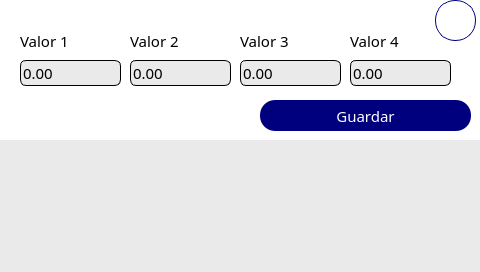
<?xml version="1.0" encoding="UTF-8"?>
<ui version="4.0">
 <class>MainWindow</class>
 <widget class="QMainWindow" name="MainWindow">
  <property name="geometry">
   <rect>
    <x>0</x>
    <y>0</y>
    <width>480</width>
    <height>272</height>
   </rect>
  </property>
  <property name="windowTitle">
   <string>MainWindow</string>
  </property>
  <property name="styleSheet">
   <string notr="true">background-color: white;
font: 11pt Poppins;</string>
  </property>
  <widget class="QWidget" name="centralwidget">
   <property name="styleSheet">
    <string notr="true"/>
   </property>
   <widget class="QPushButton" name="backBtn">
    <property name="geometry">
     <rect>
      <x>435</x>
      <y>0</y>
      <width>41</width>
      <height>41</height>
     </rect>
    </property>
    <property name="styleSheet">
     <string notr="true">	height: 40px;
	border-radius: 20px;
	border: 1px solid #00007f;
	background-color: white;
	color: #00007f;
	font-weight: 500;
	font-size: 16px;</string>
    </property>
    <property name="text">
     <string/>
    </property>
   </widget>
   <widget class="QWidget" name="widgetKeyboard" native="true">
    <property name="geometry">
     <rect>
      <x>0</x>
      <y>140</y>
      <width>480</width>
      <height>135</height>
     </rect>
    </property>
    <property name="styleSheet">
     <string notr="true">background-color: rgb(234, 234, 234);</string>
    </property>
   </widget>
   <widget class="QPushButton" name="saveBtn">
    <property name="geometry">
     <rect>
      <x>260</x>
      <y>100</y>
      <width>211</width>
      <height>31</height>
     </rect>
    </property>
    <property name="styleSheet">
     <string notr="true">border-radius: 20px;
background-color: #00007f;
color: white;
border: none;
border-radius: 15px;
font-size: 11pt;
</string>
    </property>
    <property name="text">
     <string>Guardar</string>
    </property>
   </widget>
   <widget class="QLabel" name="label">
    <property name="geometry">
     <rect>
      <x>20</x>
      <y>30</y>
      <width>61</width>
      <height>21</height>
     </rect>
    </property>
    <property name="text">
     <string>&lt;html&gt;&lt;head/&gt;&lt;body&gt;&lt;p&gt;Valor 1&lt;/p&gt;&lt;/body&gt;&lt;/html&gt;</string>
    </property>
   </widget>
   <widget class="QLabel" name="label_2">
    <property name="geometry">
     <rect>
      <x>130</x>
      <y>30</y>
      <width>61</width>
      <height>21</height>
     </rect>
    </property>
    <property name="text">
     <string>&lt;html&gt;&lt;head/&gt;&lt;body&gt;&lt;p&gt;Valor 2&lt;/p&gt;&lt;/body&gt;&lt;/html&gt;</string>
    </property>
   </widget>
   <widget class="QLabel" name="label_3">
    <property name="geometry">
     <rect>
      <x>240</x>
      <y>30</y>
      <width>61</width>
      <height>21</height>
     </rect>
    </property>
    <property name="text">
     <string>&lt;html&gt;&lt;head/&gt;&lt;body&gt;&lt;p&gt;Valor 3&lt;/p&gt;&lt;/body&gt;&lt;/html&gt;</string>
    </property>
   </widget>
   <widget class="QLabel" name="label_4">
    <property name="geometry">
     <rect>
      <x>350</x>
      <y>30</y>
      <width>61</width>
      <height>21</height>
     </rect>
    </property>
    <property name="text">
     <string>&lt;html&gt;&lt;head/&gt;&lt;body&gt;&lt;p&gt;Valor 4&lt;/p&gt;&lt;/body&gt;&lt;/html&gt;</string>
    </property>
   </widget>
   <widget class="QDoubleSpinBox" name="doubleSPinVal1">
    <property name="geometry">
     <rect>
      <x>20</x>
      <y>60</y>
      <width>101</width>
      <height>26</height>
     </rect>
    </property>
    <property name="styleSheet">
     <string notr="true">border-color: rgb(0, 0, 0);
border-style: solid;
border-width: 1px;
border-radius: 6px;
font: 12pt &quot;Poppins&quot;;
background-color: rgb(234, 234, 234);</string>
    </property>
    <property name="buttonSymbols">
     <enum>QAbstractSpinBox::NoButtons</enum>
    </property>
    <property name="suffix">
     <string/>
    </property>
    <property name="maximum">
     <double>500.000000000000000</double>
    </property>
    <property name="stepType">
     <enum>QAbstractSpinBox::AdaptiveDecimalStepType</enum>
    </property>
   </widget>
   <widget class="QDoubleSpinBox" name="doubleSPinVal2">
    <property name="geometry">
     <rect>
      <x>130</x>
      <y>60</y>
      <width>101</width>
      <height>26</height>
     </rect>
    </property>
    <property name="styleSheet">
     <string notr="true">border-color: rgb(0, 0, 0);
border-style: solid;
border-width: 1px;
border-radius: 6px;
font: 12pt &quot;Poppins&quot;;
background-color: rgb(234, 234, 234);</string>
    </property>
    <property name="buttonSymbols">
     <enum>QAbstractSpinBox::NoButtons</enum>
    </property>
    <property name="maximum">
     <double>500.000000000000000</double>
    </property>
    <property name="stepType">
     <enum>QAbstractSpinBox::AdaptiveDecimalStepType</enum>
    </property>
   </widget>
   <widget class="QDoubleSpinBox" name="doubleSPinVal3">
    <property name="geometry">
     <rect>
      <x>240</x>
      <y>60</y>
      <width>101</width>
      <height>26</height>
     </rect>
    </property>
    <property name="styleSheet">
     <string notr="true">border-color: rgb(0, 0, 0);
border-style: solid;
border-width: 1px;
border-radius: 6px;
font: 12pt &quot;Poppins&quot;;
background-color: rgb(234, 234, 234);</string>
    </property>
    <property name="buttonSymbols">
     <enum>QAbstractSpinBox::NoButtons</enum>
    </property>
    <property name="maximum">
     <double>500.000000000000000</double>
    </property>
    <property name="stepType">
     <enum>QAbstractSpinBox::AdaptiveDecimalStepType</enum>
    </property>
   </widget>
   <widget class="QDoubleSpinBox" name="doubleSPinVal4">
    <property name="geometry">
     <rect>
      <x>350</x>
      <y>60</y>
      <width>101</width>
      <height>26</height>
     </rect>
    </property>
    <property name="styleSheet">
     <string notr="true">border-color: rgb(0, 0, 0);
border-style: solid;
border-width: 1px;
border-radius: 6px;
font: 12pt &quot;Poppins&quot;;
background-color: rgb(234, 234, 234);</string>
    </property>
    <property name="buttonSymbols">
     <enum>QAbstractSpinBox::NoButtons</enum>
    </property>
    <property name="showGroupSeparator" stdset="0">
     <bool>false</bool>
    </property>
    <property name="maximum">
     <double>500.000000000000000</double>
    </property>
    <property name="stepType">
     <enum>QAbstractSpinBox::AdaptiveDecimalStepType</enum>
    </property>
   </widget>
  </widget>
 </widget>
 <resources/>
 <connections/>
</ui>
